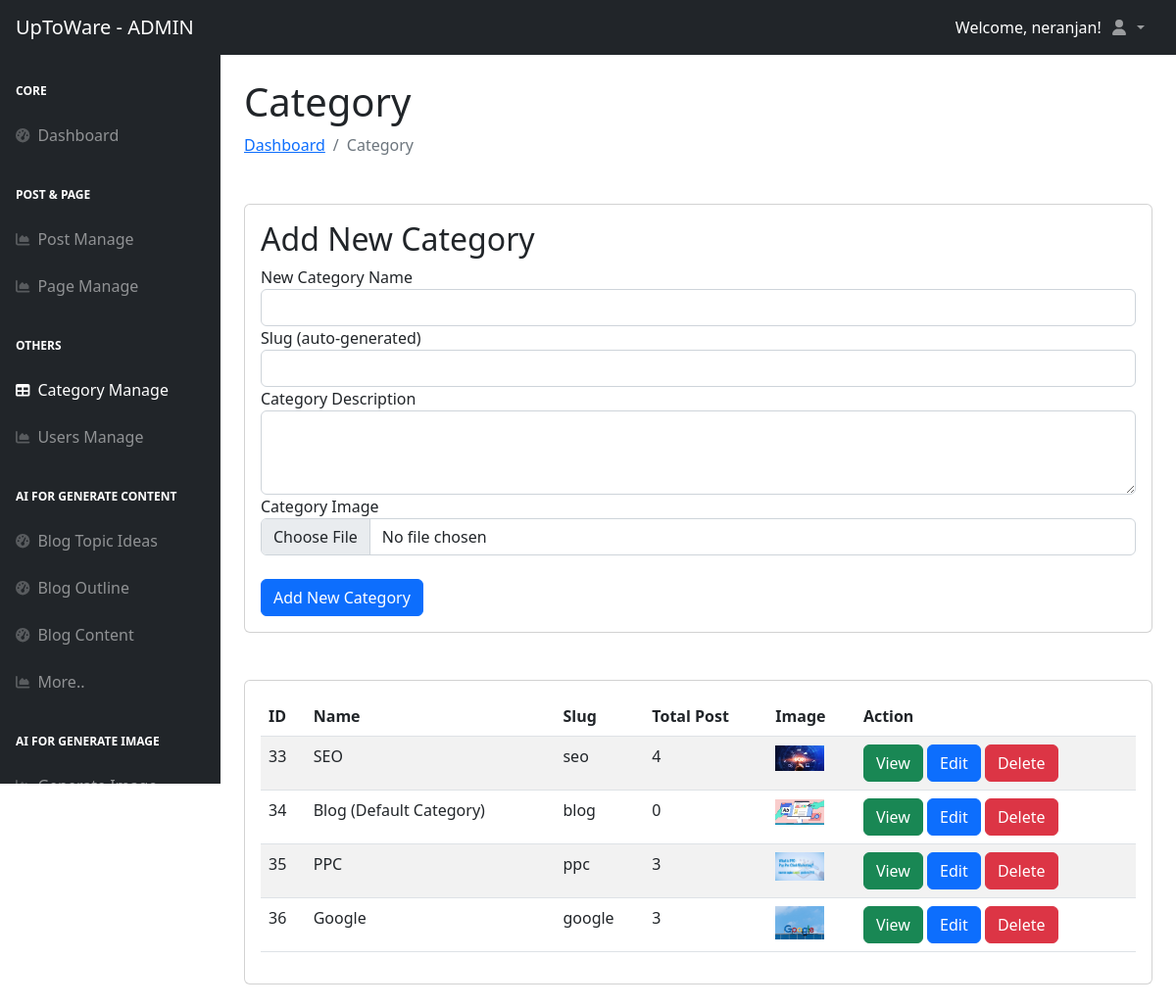
The app's page /dashboard/category.php (signed in) with its own data.
### tables this page shows
CREATE TABLE `settings` (
  `id` int(11) NOT NULL,
  `sitename` varchar(255) NOT NULL,
  `tagline` varchar(255) NOT NULL DEFAULT 'None',
  `domain` varchar(255) NOT NULL DEFAULT 'None',
  `sitelogo` varchar(255) DEFAULT NULL,
  `search_visibility` tinyint(1) DEFAULT 0,
  `meta_title` varchar(255) DEFAULT '',
  `meta_keywords` text DEFAULT NULL,
  `meta_description` text DEFAULT NULL
);

CREATE TABLE `categories` (
  `id` int(11) NOT NULL,
  `name` varchar(50) NOT NULL,
  `is_default` tinyint(1) DEFAULT 0,
  `image` varchar(255) DEFAULT NULL,
  `slug` varchar(255) NOT NULL,
  `description` text DEFAULT NULL
);

### dashboard/category.php (the view, shortened to what this page needs)
<?php
$db = connect_db();
$stmt = $db->prepare("SELECT categories.*, COALESCE(COUNT(posts.id), 0) as total_posts, is_default FROM categories LEFT JOIN posts ON categories.name = posts.category GROUP BY categories.id");
$stmt->execute();
$result = $stmt->get_result();
$categories = $result->fetch_all(MYSQLI_ASSOC);
$edit_category = null;
include '../include/dashboard_header.php';
?>
<?php include '../include/dashboard_slidenav_head.php'; ?>
                    <h1 class="mt-4">Category</h1>
                        <ol class="breadcrumb mb-4">
                            <li class="breadcrumb-item"><a href="index.php">Dashboard</a></li>
                            <li class="breadcrumb-item active">Category</li>
                        </ol>
                        <?php if ($_SESSION["user_role"] == "Admin"): ?>
                        <div class="card mb-4 mt-5">
                            <div class="card-body">
                            <?php if ($edit_category): ?>
                                <h2 class="card-title">Edit Category</h2>
                                <form action="../process/process_category.php" method="post" enctype="multipart/form-data">
                                    <input type="hidden" name="id" value="<?php echo $edit_category['id']; ?>">
                                    <div class="form-group">
                                        <label for="name">Category Name</label>
                                        <input type="text" class="form-control" id="name" name="name" value="<?php echo $edit_category['name']; ?>" required>
                                    </div>
                                    <div class="form-group">
                                        <label for="slug">Category Slug</label>
                                        <input type="text" class="form-control" id="slug" name="slug" value="<?php echo $edit_category['slug']; ?>" required>
                                    </div>
                                    <div class="form-group">
                                        <label for="description">Category Description</label>
                                        <textarea class="form-control" id="description" name="description" rows="3"><?php echo $edit_category['description'] ?? ''; ?></textarea>
                                    </div>
                                    <div class="form-group">
                                        <label for="image">Category Image</label>
                                        <input type="file" class="form-control" id="image" name="image">
                                        <img src="../uploads/categories/<?php echo $edit_category['image']; ?>" alt="Category Image" width="100">
                                        <small>Upload a new image to replace the existing one.</small>
                                    </div>
                                    <button type="submit" class="btn btn-primary mt-4">Save Changes</button>
                                    <a href="category.php" class="btn btn-primary mt-4">Cancel</a>
                                </form>
                            <?php else: ?>
                                <h2 class="card-title">Add New Category</h2>
                                <form action="../process/process_category.php" method="post" enctype="multipart/form-data">
                                    <div class="form-group">
                                        <label for="name">New Category Name</label>
                                        <input type="text" class="form-control" id="name" name="name" required onkeyup="generateSlug(this.value)">
                                    </div>
                                    <div class="form-group">
                                        <label for="slug">Slug (auto-generated)</label>
                                        <input type="text" class="form-control" id="slug" name="slug" >
                                    </div>
                                    <div class="form-group">
                                        <label for="description">Category Description</label>
                                        <textarea class="form-control" id="description" name="description" rows="3"></textarea>
                                    </div>
                                    <div class="form-group">
                                        <label for="image">Category Image</label>
                                        <input type="file" class="form-control" id="image" name="image">
                                    </div>
                                    <button type="submit" class="btn btn-primary mt-4">Add New Category</button>
                                </form>
                                <?php endif; ?>
                            </div>
                        </div>
                    <?php endif; ?>
                            <div class="card mb-4 mt-5">
                                <div class="card-body">
                                    <table id="datatablesSimple" class="table table-striped">
                                        <thead>
                                            <tr>
                                                <th>ID</th>
                                                <th>Name</th>
                                                <th>Slug</th>
                                                <th>Total Post</th>
                                                <th>Image</th>
                                                <th>Action</th>
                                            </tr>
                                        </thead>
                                        <tbody>
                                            <?php foreach ($categories as $category): ?>
                                                <tr>
                                                    <td><?php echo $category['id']; ?></td>
                                                    <td><?php echo $category['is_default'] == 1 ? $category['name'] . ' (Default Category)' : $category['name']; ?></td>
                                                    <td><?php echo $category['slug']; ?></td>
                                                    <td><?php echo isset($category['total_posts']) ? $category['total_posts'] : '0'; ?></td>
                                                    <td><img src="../uploads/categories/<?php echo $category['image']; ?>" alt="Category Image" width="50"></td>
                                                    <td>
                                                    <a href="/category?category=<?php echo $category['slug']; ?>" class="btn btn-success" target="_blank">View</a>
                                                    <?php if ($_SESSION["user_role"] == "Admin"): ?>
                                                        <a href="category.php?edit_id=<?php echo $category['id']; ?>" class="btn btn-primary">Edit</a>
                                                        <a href="../process/process_category.php?action=delete&id=<?php echo $category['id']; ?>" class="btn btn-danger">Delete</a>
                                                    <?php endif; ?>
                                                </td>
                                                </tr>
                                            <?php endforeach; ?>
                                        </tbody>
                                    </table>
                                </div>
                            </div>
<?php include '../include/dashboard_slidenav_down.php'; ?>
<?php include '../include/dashboard_footer.php'; ?>

### include/dashboard_header.php (shortened to what this page needs)
<?php
$db = connect_db();
$query = "SELECT sitename, sitelogo FROM settings LIMIT 1";
$result = $db->query($query);
$siteSettings = $result->fetch_assoc();
$sitename = $siteSettings['sitename'];
?>
<!DOCTYPE html>
<html lang="en">
    <head>
        <link href="https://cdn.jsdelivr.net/npm/simple-datatables@7.1.2/dist/style.min.css" rel="stylesheet" />
        <link href="css/styles.css" rel="stylesheet" />
        <link href="https://cdn.quilljs.com/1.3.6/quill.snow.css" rel="stylesheet">
    </head>
    <body class="sb-nav-fixed">
    <nav class="sb-topnav navbar navbar-expand navbar-dark bg-dark">
    <a class="navbar-brand ps-3" href="index.html"><?php echo $sitename; ?> - ADMIN</a>
    <div class="ms-auto text-white">
        Welcome, <?php echo $_SESSION['username']; ?>!
    </div>
    <ul class="navbar-nav ms-auto ms-md-0 me-3 me-lg-4">
        <li class="nav-item dropdown">
            <a class="nav-link dropdown-toggle" id="navbarDropdown" href="#" role="button" data-bs-toggle="dropdown" aria-expanded="false">
                <i class="fas fa-user fa-fw"></i>
            </a>
        </li>
    </ul>
</nav>

### records on screen
settings: sitename "UpToWare"
categories: id "33", name "SEO", slug "seo", total_posts "4", image (picture)
categories: id "34", name "Blog", slug "blog", total_posts "0", image (picture)
categories: id "35", name "PPC", slug "ppc", total_posts "3", image (picture)
categories: id "36", name "Google", slug "google", total_posts "3", image (picture)

### other values on screen
$_SESSION['username'] "neranjan"
